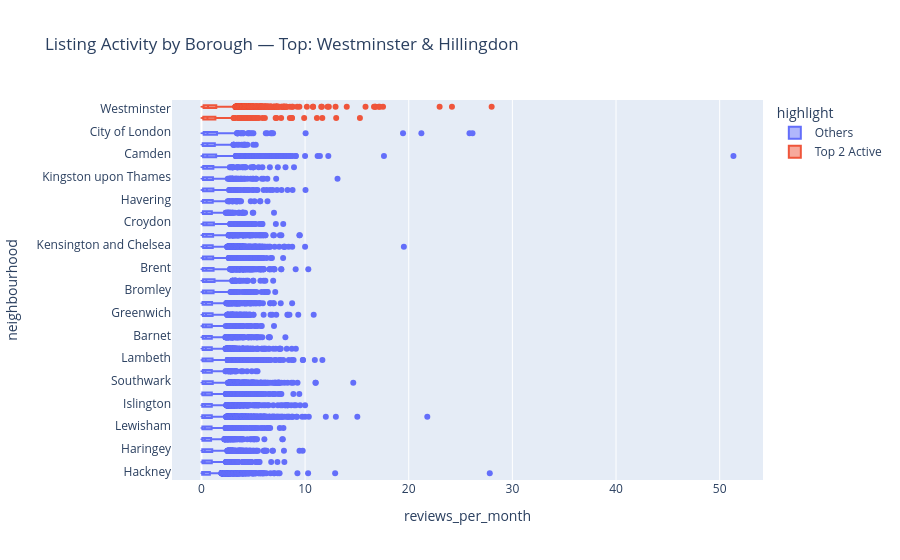

Notebook code cell kept with this figure:
### Markdown cell above
## Task 2 — Box plot: listing activity by borough

**What to build:** A **horizontal box plot** comparing listing activity (reviews per month) across London boroughs — reviews per month is a proxy for how frequently a listing is booked.

**Requirements:**
- Horizontal orientation (borough names are long)
- Sorted by median reviews per month (most active at top)
- Highlight the **two most active** boroughs in a different colour
- Outliers shown as individual points
- Insight title naming the two busiest boroughs

> 💡 Some listings have zero reviews — these are new or inactive listings. Filter them out with before plotting

### Code cell
# Task 2
# YOUR CODE HERE
# Task 2 — Box plot: listing activity by borough
import pandas as pd
import plotly.express as px

# Load the dataset
df = pd.read_csv("listingss.csv")

# Filter out listings with zero reviews per month
df_active = df[df["reviews_per_month"] > 0]

# Compute median reviews per month by borough
borough_medians = (
    df_active.groupby("neighbourhood")["reviews_per_month"]
    .median()
    .sort_values(ascending=False)
)

# Identify the two most active boroughs
top_two = borough_medians.head(2).index.tolist()

# Add a column to highlight top boroughs
df_active["highlight"] = df_active["neighbourhood"].apply(
    lambda x: "Top 2 Active" if x in top_two else "Others"
)

# Create horizontal box plot
fig = px.box(
    df_active,
    y="neighbourhood",
    x="reviews_per_month",
    color="highlight",
    points="outliers",
    category_orders={"neighbourhood": borough_medians.index.tolist()},
    title=f"Listing Activity by Borough — Top: {top_two[0]} & {top_two[1]}"
)

# Show the figure
fig.show()

### Figure 1 — Plotly figure (JSON) as saved in the notebook; plotly's stock layout.template omitted (floating-point values rounded to 4 significant figures; data arrays with more than 128 entries replaced by an {"elided": "..."} marker saying what was removed)
{"data": [{"alignmentgroup": "True", "boxpoints": "outliers", "hovertemplate": "highlight=Others<br>reviews_per_month=%{x}<br>neighbourhood=%{y}<extra></extra>", "legendgroup": "Others", "marker": {"color": "#636efa"}, "name": "Others", "notched": false, "offsetgroup": "Others", "orientation": "h", "showlegend": true, "type": "box", "x": {"elided": "46190 float values"}, "x0": " ", "xaxis": "x", "y": {"elided": "46190 str values"}, "y0": " ", "yaxis": "y"}, {"alignmentgroup": "True", "boxpoints": "outliers", "hovertemplate": "highlight=Top 2 Active<br>reviews_per_month=%{x}<br>neighbourhood=%{y}<extra></extra>", "legendgroup": "Top 2 Active", "marker": {"color": "#EF553B"}, "name": "Top 2 Active", "notched": false, "offsetgroup": "Top 2 Active", "orientation": "h", "showlegend": true, "type": "box", "x": {"elided": "6381 float values"}, "x0": " ", "xaxis": "x", "y": {"elided": "6381 str values"}, "y0": " ", "yaxis": "y"}], "layout": {"boxmode": "group", "legend": {"title": {"text": "highlight"}, "tracegroupgap": 0}, "title": {"text": "Listing Activity by Borough — Top: Westminster & Hillingdon"}, "xaxis": {"anchor": "y", "domain": [0, 1], "title": {"text": "reviews_per_month"}}, "yaxis": {"anchor": "x", "categoryarray": ["Hackney", "Waltham Forest", "Haringey", "Merton", "Lewisham", "Tower Hamlets", "Islington", "Wandsworth", "Southwark", "Harrow", "Lambeth", "Hammersmith and Fulham", "Barnet", "Redbridge", "Greenwich", "Ealing", "Bromley", "Enfield", "Brent", "Richmond upon Thames", "Kensington and Chelsea", "Newham", "Croydon", "Barking and Dagenham", "Havering", "Hounslow", "Kingston upon Thames", "Bexley", "Camden", "Sutton", "City of London", "Hillingdon", "Westminster"], "categoryorder": "array", "domain": [0, 1], "title": {"text": "neighbourhood"}}}}
